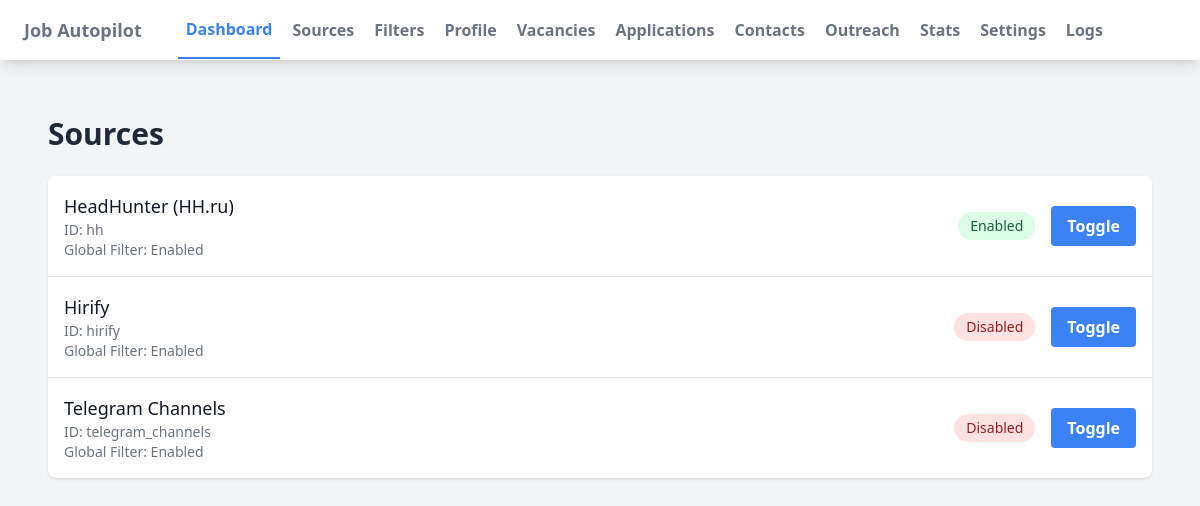
The app's page /sources/ with its own data.
### app/models.py (models this page shows)
class Source(SQLModel, table=True):
    __tablename__ = "sources"
    id: str = Field(primary_key=True)
    name: str
    enabled: bool = True
    use_global_filter: bool = True
    local_filter_json: Optional[Dict[str, Any]] = Field(default=None, sa_column=Column(JSON))
    config_json: Optional[Dict[str, Any]] = Field(default=None, sa_column=Column(JSON))
    updated_at: datetime = Field(default_factory=datetime.utcnow)

### app/web/routes/sources.py (the view)
@router.get("/")
async def sources_page(request: Request, session: Session = Depends(get_session)):
    sources = session.exec(select(Source)).all()
    return templates.TemplateResponse("sources.html", {"request": request, "sources": sources})

### app/web/templates/sources.html (shortened to what this page needs)
{% extends "base.html" %}
{% block content %}
<div class="px-4 py-8">
    <h1 class="text-3xl font-bold text-gray-800 mb-6">Sources</h1>
    <div class="bg-white shadow rounded-lg">
        <ul class="divide-y divide-gray-200">
            {% for source in sources %}
            <li class="px-4 py-4 flex items-center justify-between">
                <div>
                    <h3 class="text-lg font-medium text-gray-900">{{ source.name }}</h3>
                    <p class="text-sm text-gray-500">ID: {{ source.id }}</p>
                    <p class="text-sm text-gray-500">Global Filter: {{ "Enabled" if source.use_global_filter else "Disabled" }}</p>
                </div>
                <div class="flex items-center space-x-4">
                    <span class="px-3 py-1 text-sm rounded-full {{ 'bg-green-100 text-green-800' if source.enabled else 'bg-red-100 text-red-800' }}">
                        {{ "Enabled" if source.enabled else "Disabled" }}
                    </span>
                    <button hx-post="/sources/{{ source.id }}/toggle" hx-target="closest li" class="bg-blue-500 hover:bg-blue-600 text-white font-semibold py-2 px-4 rounded">
                        Toggle
                    </button>
                </div>
            </li>
            {% else %}
            <li class="px-4 py-4 text-gray-500 text-center">
                No sources configured yet. Default sources will be created on first run.
            </li>
            {% endfor %}
        </ul>
    </div>
</div>
{% endblock %}

### app/web/templates/base.html (shortened to what this page needs)
<!DOCTYPE html>
<html lang="en">
<head>
    <script src="https://cdn.tailwindcss.com"></script>
</head>
<body class="bg-gray-100 min-h-screen">
    <nav class="bg-white shadow-lg">
        <div class="max-w-7xl mx-auto px-4">
            <div class="flex justify-between">
                <div class="flex space-x-7">
                    <div>
                        <a href="/" class="flex items-center py-4 px-2">
                            <span class="font-semibold text-gray-500 text-lg">Job Autopilot</span>
                        </a>
                    </div>
                    <div class="hidden md:flex items-center space-x-1">
                        <a href="/" class="py-4 px-2 text-blue-500 border-b-2 border-blue-500 font-semibold">Dashboard</a>
                        <a href="/sources/" class="py-4 px-2 text-gray-500 font-semibold hover:text-blue-500 transition duration-300">Sources</a>
                        <a href="/filters/" class="py-4 px-2 text-gray-500 font-semibold hover:text-blue-500 transition duration-300">Filters</a>
                        <a href="/profile/" class="py-4 px-2 text-gray-500 font-semibold hover:text-blue-500 transition duration-300">Profile</a>
                        <a href="/vacancies/" class="py-4 px-2 text-gray-500 font-semibold hover:text-blue-500 transition duration-300">Vacancies</a>
                        <a href="/applications/" class="py-4 px-2 text-gray-500 font-semibold hover:text-blue-500 transition duration-300">Applications</a>
                        <a href="/contacts/" class="py-4 px-2 text-gray-500 font-semibold hover:text-blue-500 transition duration-300">Contacts</a>
                        <a href="/outreach/" class="py-4 px-2 text-gray-500 font-semibold hover:text-blue-500 transition duration-300">Outreach</a>
                        <a href="/stats/" class="py-4 px-2 text-gray-500 font-semibold hover:text-blue-500 transition duration-300">Stats</a>
                        <a href="/settings/" class="py-4 px-2 text-gray-500 font-semibold hover:text-blue-500 transition duration-300">Settings</a>
                        <a href="/logs/" class="py-4 px-2 text-gray-500 font-semibold hover:text-blue-500 transition duration-300">Logs</a>
                    </div>
                </div>
            </div>
        </div>
    </nav>
    <main class="max-w-7xl mx-auto py-6 sm:px-6 lg:px-8">
        {% block content %}{% endblock %}
    </main>
</body>
</html>

### records on screen
Source: name "HeadHunter (HH.ru)", id "hh", use_global_filter "Enabled", enabled "Enabled"
Source: name "Hirify", id "hirify", use_global_filter "Enabled", enabled "Disabled"
Source: name "Telegram Channels", id "telegram_channels", use_global_filter "Enabled", enabled "Disabled"
